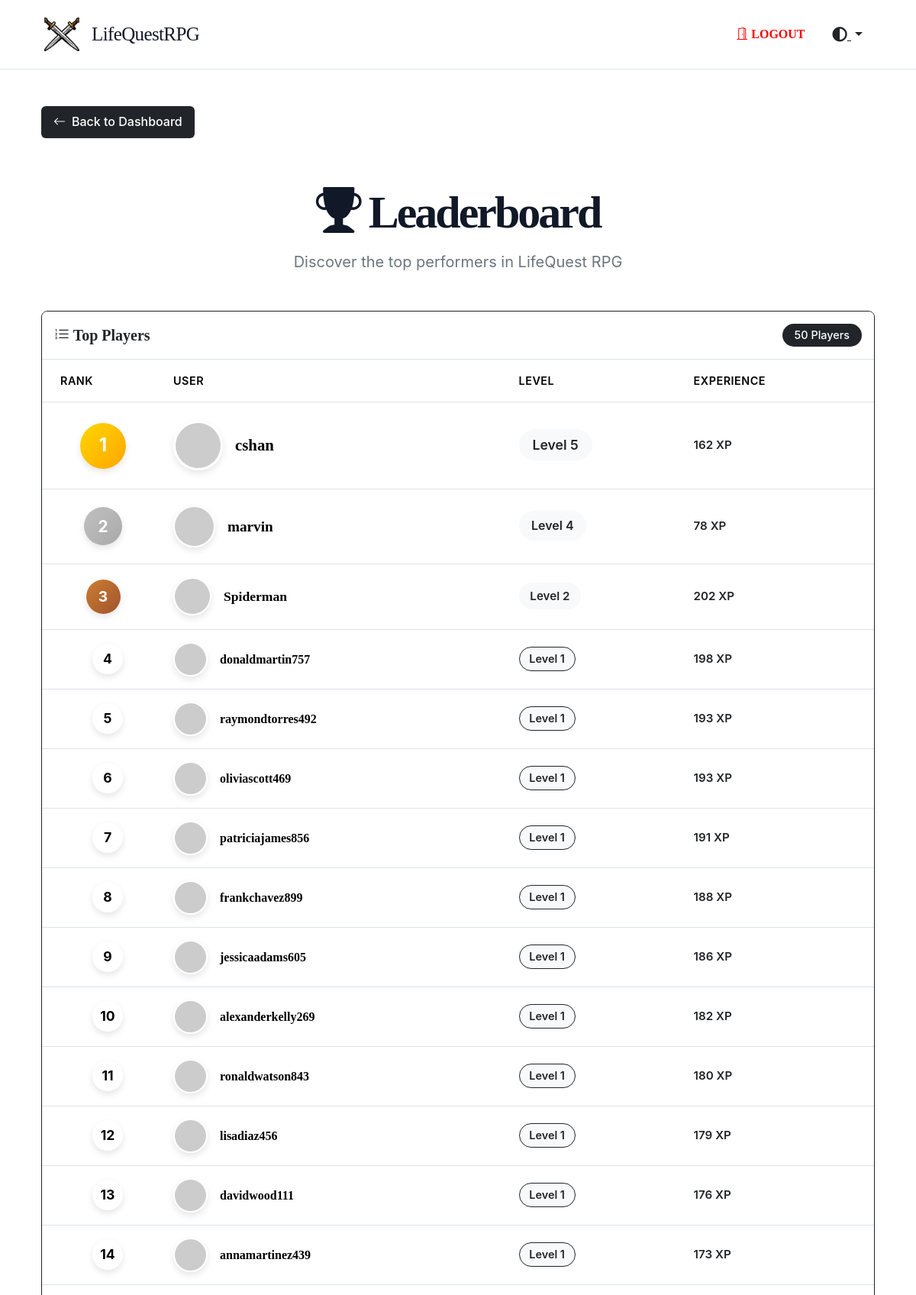
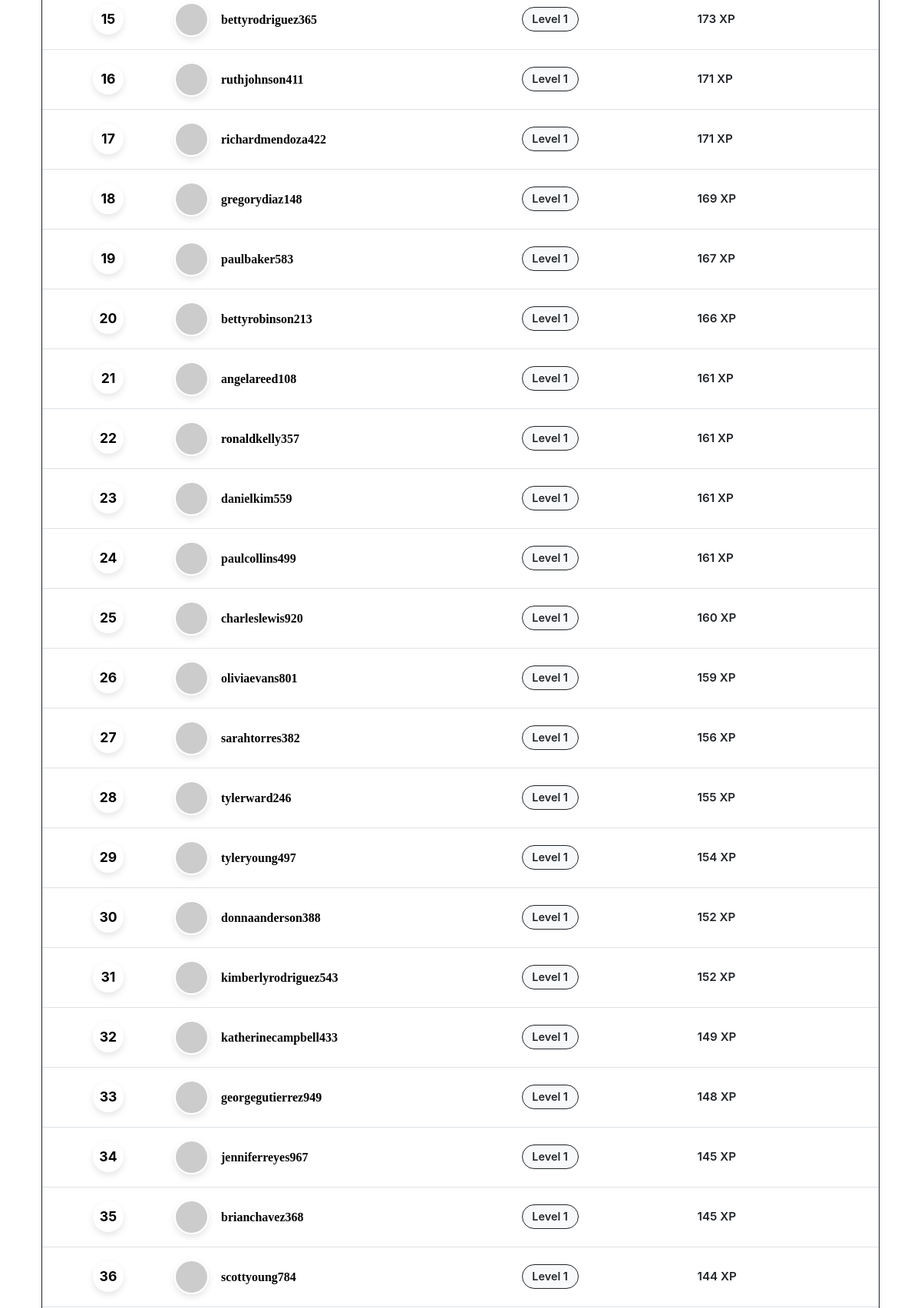
/leaderboard (signed in, upper part), run on the app's committed database (2 pictures, top to bottom).
### tables this page shows
CREATE TABLE `userstats` (
  `id` int NOT NULL,
  `user_id` int DEFAULT NULL,
  `level` int NOT NULL,
  `xp` int NOT NULL,
  `health` int DEFAULT '3',
  `avatar_id` int DEFAULT NULL,
  `objective` varchar(255) DEFAULT NULL,
  `physicalHealth` int DEFAULT '5',
  `mentalWellness` int DEFAULT '5',
  `personalGrowth` int DEFAULT '5',
  `careerStudies` int DEFAULT '5',
  `finance` int DEFAULT '5',
  `homeEnvironment` int DEFAULT '5',
  `relationshipsSocial` int DEFAULT '5',
  `passionHobbies` int DEFAULT '5'
);

CREATE TABLE `users` (
  `id` int NOT NULL,
  `email` varchar(255) NOT NULL,
  `username` varchar(50) DEFAULT NULL,
  `password` varchar(255) NOT NULL,
  `name` varchar(255) DEFAULT NULL,
  `role` enum('admin','user') DEFAULT 'user',
  `created_at` timestamp NULL DEFAULT CURRENT_TIMESTAMP,
  `updated_at` timestamp NULL DEFAULT CURRENT_TIMESTAMP ON UPDATE CURRENT_TIMESTAMP,
  `coins` int DEFAULT '0',
  `character_created` tinyint(1) DEFAULT '0' COMMENT 'Tracks if character setup is complete',
  `email_notifications` tinyint(1) DEFAULT '1',
  `task_reminders` tinyint(1) DEFAULT '1',
  `achievement_alerts` tinyint(1) DEFAULT '1',
  `theme` varchar(20) DEFAULT 'light',
  `color_scheme` varchar(20) DEFAULT 'default'
);

### app/Controllers/LeaderboardController.php (called while the page is built, shortened)
<?php
class LeaderboardController extends Controller
{
  private UserStats $userStats;
  public function __construct()
  {
    $this->userStats = new UserStats();
  }
  public function index()
  {
    $rankings = $this->userStats->getAllUsersAndStats();
    return $this->view('leaderboard/index', [
      'title' => 'Leaderboard',
      'rankings' => $rankings
    ]);
  }
}

### app/Core/Router.php (called while the page is built, shortened)
<?php
class Router
{
  protected $routes = [
    'GET' => [],
    'POST' => [],
    'PUT' => [],
    'DELETE' => []
  ];
  public function get(string $uri, array $controller, array $middleware = [])
  {
    $this->routes['GET'][$uri] = [
      'controller' => $controller,
      'middleware' => $middleware
    ];
    return $this;
  }
  public function post(string $uri, array $controller, array $middleware = [])
  {
    $this->routes['POST'][$uri] = [
      'controller' => $controller,
      'middleware' => $middleware
    ];
    return $this;
  }
  public function put(string $uri, array $controller, array $middleware = [])
  {
    $this->routes['PUT'][$uri] = [
      'controller' => $controller,
      'middleware' => $middleware
    ];
    return $this;
  }
  public function delete(string $uri, array $controller, array $middleware = [])
  {
    $this->routes['DELETE'][$uri] = [
      'controller' => $controller,
      'middleware' => $middleware
    ];
    return $this;
  }
  public function dispatch(string $uri, string $method)
  {
    $uri = $this->removeQueryString($uri);
    if (array_key_exists($uri, $this->routes[$method])) {
      $route = $this->routes[$method][$uri];
      return $this->callAction(
        $route['controller'][0],
        $route['controller'][1]
      );
    }
    throw new Exception("No route defined for {$uri} with method {$method}");
  }
  protected function removeQueryString(string $uri)
  {
    return parse_url($uri, PHP_URL_PATH) ?? $uri;
  }
  protected function callAction(string $controller, string $action)
  {
    $controller = new $controller();
    $params = [];
    return call_user_func_array([$controller, $action], $params);
  }
}

### web/bootstrap.php (called while the page is built, shortened)
<?php
$config = require_once __DIR__ . '/../config/config.php';
$database = require_once __DIR__ . '/../config/database.php';
$router = new Router();
$uri = $_SERVER['REQUEST_URI'] ?? '/';
$method = $_SERVER['REQUEST_METHOD'] ?? 'GET';
try {
  $router->dispatch($uri, $method);
} catch (Exception $e) {
  if ($config['debug']) {
    echo '<h1>Error</h1>';
    echo '<p>' . $e->getMessage() . '</p>';
    echo '<pre>' . $e->getTraceAsString() . '</pre>';
  } else {
    http_response_code(404);
    require_once __DIR__ . '/../app/Views/errors/404.php';
  }
}

### public/index.php (called while the page is built, shortened)
<?php
require_once ROOT_PATH . '/web/bootstrap.php';
?>

### app/Models/UserStats.php (called while the page is built, shortened)
<?php
class UserStats extends Model
{
    public function getAllUsersAndStats()
    {
        $sql = "
    SELECT
        users.id as user_id,
        users.username,
        userstats.level,
        userstats.xp,
        userstats.avatar_id
    FROM users
    JOIN userstats ON users.id = userstats.user_id
    WHERE users.role = 'user'
    ORDER BY userstats.level DESC, userstats.xp DESC
    LIMIT 50
    ";
        return self::$db->query($sql)
            ->execute()
            ->fetchAll();
    }
}

### app/Core/Database.php (called while the page is built, shortened)
<?php
class Database
{
  protected $pdo;
  protected $statement;
  public function __construct(array $config)
  {
    $dsn = "mysql:host={$config['host']};dbname={$config['database']};charset={$config['charset']}";
    $options = [
      PDO::ATTR_ERRMODE => PDO::ERRMODE_EXCEPTION,
      PDO::ATTR_DEFAULT_FETCH_MODE => PDO::FETCH_ASSOC,
      PDO::ATTR_EMULATE_PREPARES => false,
    ];
    try {
      $this->pdo = new PDO($dsn, $config['username'], $config['password'], $options);
    } catch (PDOException $e) {
      throw new PDOException($e->getMessage(), (int) $e->getCode());
    }
  }
  public function query(string $sql)
  {
    $this->statement = $this->pdo->prepare($sql);
    return $this;
  }
  public function bind(array $parameters)
  {
    foreach ($parameters as $key => $value) {
      if (is_array($value)) {
        $value = json_encode($value);
        $paramType = PDO::PARAM_STR;
      } else {
        $paramType = is_int($value) ? PDO::PARAM_INT : PDO::PARAM_STR;
      }
      $this->statement->bindValue(
        is_numeric($key) ? $key : $key,
        $value,
        $paramType
      );
    }
    return $this;
  }
  public function execute()
  {
    $this->statement->execute();
    return $this;
  }
  public function fetchAll()
  {
    return $this->statement->fetchAll();
  }
  public function fetch()
  {
    return $this->statement->fetch();
  }
}
?>

### app/Core/Auth.php (called while the page is built, shortened)
<?php
abstract class Auth
{
  protected static $user = null;
  public static function check()
  {
    return isset($_SESSION['users']) && !empty($_SESSION['users']);
  }
  public static function user()
  {
    if (self::$user === null && self::check()) {
      $sessionUser = $_SESSION['users'];
      $userId = null;
      if (is_array($sessionUser)) {
        $userId = $sessionUser['id'] ?? null;
      } elseif (is_object($sessionUser)) {
        $userId = $sessionUser->id ?? null;
      } elseif (is_numeric($sessionUser)) {
        $userId = $sessionUser;
      }
      if ($userId) {
        self::$user = User::find($userId);
      }
    }
    return self::$user;
  }
  public static function getByUserId($user = null)
  {
    $user = $user ?? self::user();
    return is_array($user) ? ($user['id'] ?? null) : ($user->id ?? null);
  }
}

### app/Core/Model.php (called while the page is built, shortened)
<?php
abstract class Model
{
  protected static $db;
  protected static $table;
  public static function setDatabase(Database $database)
  {
    self::$db = $database;
  }
  public static function find(int $id)
  {
    return self::$db->query("SELECT * FROM " . static::$table . " WHERE id = ?")
      ->bind([1 => $id])
      ->execute()
      ->fetch();
  }
}

### app/Core/Helpers.php (called while the page is built, shortened)
<?php
class Helpers
{
  public static function env(string $key, $default = null)
  {
    $value = getenv($key);
    switch (strtolower($value)) {
      case 'true':
      case '(true)':
        return true;
    }
    return $value;
  }
  public static function url(string $path = '')
  {
    $baseUrl = rtrim(self::env('APP_URL', ''), '/');
    $path = ltrim($path, '/');
    return $baseUrl . '/' . $path;
  }
  public static function asset(string $path): string
  {
    $path = ltrim($path, '/');
    return self::url("assets/{$path}");
  }
}

### app/Views/leaderboard/index.php (the view, shortened to what this page needs)
<div class="container py-4">
  <a href="/" class="back-button">
    <i class="bi bi-arrow-left"></i>
    Back to Dashboard
  </a>
  <header class="text-center my-5">
    <h1 class="display-4 fw-bold mb-3" style="font-family: 'Pixelify Sans', serif;">
      <i class="bi bi-trophy-fill"></i>
      Leaderboard
    </h1>
    <p class="lead text-muted">Discover the top performers in LifeQuest RPG</p>
  </header>
  <div class="card border-dark shadow-sm mb-4">
    <div class="card-header bg-white py-3">
      <div class="d-flex justify-content-between align-items-center">
        <h5 class="card-title mb-0 fw-bold" style="font-family: 'Pixelify Sans', serif;">
          <i class="bi bi-list-ol"></i>
          Top Players
        </h5>
        <span class="badge bg-dark rounded-pill px-3 py-2">
          <?= count($rankings) ?> Players
        </span>
      </div>
    </div>
    <div class="card-body p-0">
      <div class="table-responsive">
        <table class="table table-hover leaderboard-table mb-0">
          <thead class="bg-dark text-white">
            <tr>
              <th class="ps-4">Rank</th>
              <th>User</th>
              <th>Level</th>
              <th class="pe-4">Experience</th>
            </tr>
          </thead>
          <tbody>
            <?php foreach ($rankings as $index => $player): ?>
              <?php
              $currentUserId = \App\Core\Auth::getByUserId();
              $isCurrentUser = $currentUserId && $currentUserId == $player['user_id'];
              ?>
              <tr
                class="<?= $index < 3 ? 'top-rank ' . ['first-place', 'second-place', 'third-place'][$index] : '' ?> <?= $isCurrentUser ? 'current-user-row' : '' ?>"
                <?= !$isCurrentUser ? "onclick=\"window.location.href='/users/{$player['user_id']}'\"" : '' ?>
                style="cursor: <?= $isCurrentUser ? 'default' : 'pointer' ?>;">
                <td class="ps-4 <?= $index < 3 ? ['first-row', 'second-row', 'third-row'][$index] : '' ?>">
                  <?php if ($index < 3): ?>
                    <div
                      class="rank-medal <?= ['gold', 'silver', 'bronze'][$index] ?> <?= ['first', 'second', 'third'][$index] ?>">
                      <?= $index + 1 ?>
                    </div>
                  <?php else: ?>
                    <span class="rank-number"><?= $index + 1 ?></span>
                  <?php endif; ?>
                </td>
                <td class="<?= $index < 3 ? ['first-row', 'second-row', 'third-row'][$index] : '' ?>">
                  <div class="d-flex align-items-center">
                    <div
                      class="avatar me-3 <?= $index < 3 ? ['first-avatar', 'second-avatar', 'third-avatar'][$index] : '' ?>">
                      <img
                        src="https://ui-avatars.com/api/?name=<?= urlencode($player['username'] ?? '') ?>&background=random"
                        alt="User Avatar" class="rounded-circle">
                    </div>
                    <div>
                      <h6
                        class="mb-0 fw-bold <?= $index < 3 ? ['first-name', 'second-name', 'third-name'][$index] : '' ?>"
                        style="font-family: 'Pixelify Sans', serif;">
                        <?= htmlspecialchars($player['username'] ?? '') ?>
                      </h6>
                    </div>
                  </div>
                </td>
                <td class="<?= $index < 3 ? ['first-row', 'second-row', 'third-row'][$index] : '' ?>">
                  <span
                    class="level-badge <?= $index < 3 ? ['first-badge', 'second-badge', 'third-badge'][$index] : '' ?>">Level
                    <?= $player['level'] ?></span>
                </td>
                <td class="pe-4 <?= $index < 3 ? ['first-row', 'second-row', 'third-row'][$index] : '' ?>">
                  <span
                    class="xp-text <?= $index < 3 ? ['first-xp', 'second-xp', 'third-xp'][$index] : '' ?>"><?= number_format($player['xp']) ?>
                    XP</span>
                </td>
              </tr>
            <?php endforeach; ?>
          </tbody>
        </table>
      </div>
    </div>
  </div>
</div>
<link rel="stylesheet" href="<?= \App\Core\Helpers::asset('css/leaderboard.css') ?>">

### public/assets/css/style.css (style rules this page uses)
:root { --primary-color: #111827; --secondary-color: #ffffff; --accent-color: #4b5563; --text-color: #374151; --background-color: #ffffff; --border-color: #e5e7eb; }
body { font-family: 'Inter', -apple-system, BlinkMacSystemFont, 'Segoe UI', Roboto, sans-serif; line-height: 1.6; color: var(--text-color); background-color: var(--background-color); -webkit-font-smoothing: antialiased; }
.display-4 { font-size: clamp(2.5rem, 5vw, 4rem); font-weight: 800; letter-spacing: -0.05em; line-height: 1.1; color: var(--primary-color); }
.lead { font-size: clamp(1.125rem, 2vw, 1.25rem); font-weight: 400; color: var(--accent-color); max-width: 65ch; margin-left: auto; margin-right: auto; }
.card { border: none; border-radius: 8px; overflow: hidden; box-shadow: 0 4px 12px rgba(0, 0, 0, 0.05); }
.table th, .table td { vertical-align: middle; }
.back-button { display: inline-flex; align-items: center; gap: 0.5rem; padding: 0.5rem 1rem; background-color: #212529; color: white; border-radius: 0.375rem; text-decoration: none; font-weight: 500; transition: all 0.3s ease; margin-bottom: 1rem; }

### public/assets/css/navbar.css (style rules this page uses)
body.theme-light { --bg-primary: #ffffff; --bg-secondary: #f8f9fa; --text-primary: #212529; --text-secondary: #6c757d; --border-color: #dee2e6; --card-bg: #ffffff; --card-border: #dee2e6; --navbar-bg: #ffffff; --sidebar-bg: #f8f9fa; --box-shadow: 0 4px 8px rgba(0, 0, 0, 0.1); }

### public/assets/css/themes.css (style rules this page uses)
body.theme-light { --bg-primary: #ffffff; --bg-secondary: #f8f9fa; --text-primary: #212529; --text-secondary: #6c757d; --border-color: #dee2e6; --card-bg: #ffffff; --card-border: #dee2e6; --navbar-bg: #ffffff; --sidebar-bg: #f8f9fa; --box-shadow: 0 4px 8px rgba(0, 0, 0, 0.1); --input-bg: #fff; --input-text: #212529; --input-placeholder: #6c757d; --input-focus-bg: #fff; --input-focus-border: #86b7fe; }
body.color-default { --accent-color: #212529; --accent-color-hover: #16181b; --accent-color-rgb: 33, 37, 41; --accent-color-light: rgba(33, 37, 41, 0.1); --accent-color-border: rgba(33, 37, 41, 0.3); }
html, body { transition: background-color 0.3s ease, color 0.3s ease, border-color 0.3s ease, box-shadow 0.3s ease; }
html [class*="form-"], html .card, html .btn, html .navbar, html .list-group-item, html .dropdown-menu, html .alert { transition: background-color 0.3s ease, color 0.3s ease, border-color 0.3s ease, box-shadow 0.3s ease; }
body { background-color: var(--bg-primary); color: var(--text-primary); }
.card { background-color: var(--card-bg); border-color: var(--card-border); color: var(--text-primary); }
.card-header { background-color: rgba(0, 0, 0, 0.05); border-bottom: 1px solid var(--border-color); }
body.theme-light .text-muted { color: var(--text-secondary) !important; }

### public/assets/css/login.css (style rules this page uses)
:root { --primary-color: var(--text-primary, #111827); --secondary-color: var(--bg-primary, #ffffff); --accent-color: var(--accent-color, #4b5563); --text-color: var(--text-primary, #374151); --background-color: var(--bg-primary, #ffffff); --border-color: #e5e7eb; --highlight-color: #2196F3; }

### data on the page
userstats: user.username "cshan", level "5", xp "162"
userstats: user.username "marvin", level "4", xp "78"
userstats: user.username "Spiderman", level "2", xp "202"
userstats: user.username "donaldmartin757", level "1", xp "198"
userstats: user.username "raymondtorres492", level "1", xp "193"
userstats: user.username "oliviascott469", level "1", xp "193"
userstats: user.username "patriciajames856", level "1", xp "191"
userstats: user.username "frankchavez899", level "1", xp "188"
userstats: user.username "jessicaadams605", level "1", xp "186"
userstats: user.username "alexanderkelly269", level "1", xp "182"
userstats: user.username "ronaldwatson843", level "1", xp "180"
userstats: user.username "lisadiaz456", level "1", xp "179"
userstats: user.username "davidwood111", level "1", xp "176"
userstats: user.username "annamartinez439", level "1", xp "173"
userstats: user.username "bettyrodriguez365", level "1", xp "173"
userstats: user.username "ruthjohnson411", level "1", xp "171"
userstats: user.username "richardmendoza422", level "1", xp "171"
userstats: user.username "gregorydiaz148", level "1", xp "169"
userstats: user.username "paulbaker583", level "1", xp "167"
userstats: user.username "bettyrobinson213", level "1", xp "166"
userstats: user.username "angelareed108", level "1", xp "161"
userstats: user.username "ronaldkelly357", level "1", xp "161"
userstats: user.username "danielkim559", level "1", xp "161"
userstats: user.username "paulcollins499", level "1", xp "161"
userstats: user.username "charleslewis920", level "1", xp "160"
userstats: user.username "oliviaevans801", level "1", xp "159"
userstats: user.username "sarahtorres382", level "1", xp "156"
userstats: user.username "tylerward246", level "1", xp "155"
userstats: user.username "tyleryoung497", level "1", xp "154"
userstats: user.username "donnaanderson388", level "1", xp "152"
userstats: user.username "kimberlyrodriguez543", level "1", xp "152"
userstats: user.username "katherinecampbell433", level "1", xp "149"
userstats: user.username "georgegutierrez949", level "1", xp "148"
userstats: user.username "jenniferreyes967", level "1", xp "145"
userstats: user.username "brianchavez368", level "1", xp "145"
userstats: user.username "scottyoung784", level "1", xp "144"

### other printed values
count($rankings) "50"
